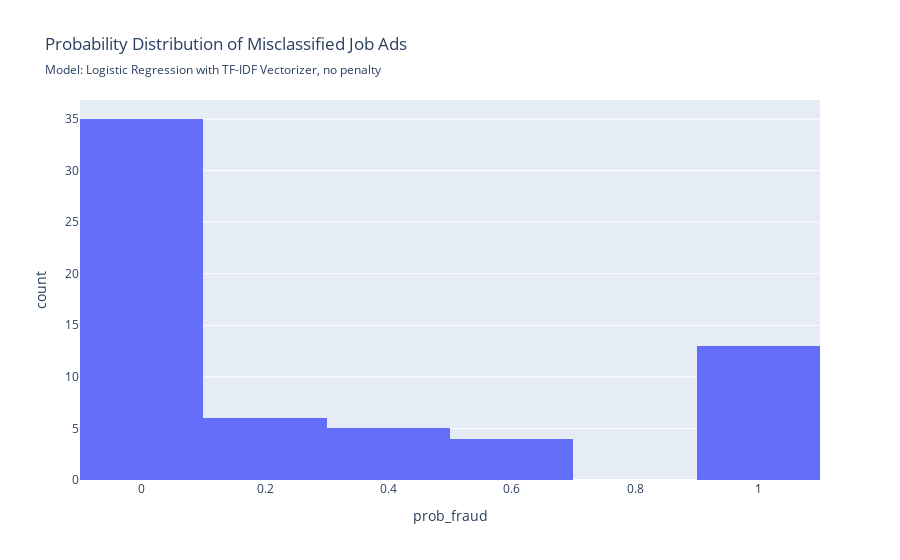

Notebook code for this chart:
### Code cell
evaluate_model(model_log_tfidf, X_test, y_test, fig_subtitle= 'Model: Logistic Regression with TF-IDF Vectorizer, no penalty', short_name='log_tfidf')

### Figure 1 — Plotly figure (JSON) as saved in the notebook; plotly's stock layout.template omitted (floating-point values rounded to 4 significant figures)
{"data": [{"bingroup": "x", "hovertemplate": "prob_fraud=%{x}<br>count=%{y}<extra></extra>", "legendgroup": "", "marker": {"color": "#636efa", "pattern": {"shape": ""}}, "name": "", "orientation": "v", "showlegend": false, "type": "histogram", "x": [0.9564, 2.777e-05, 0.5354, 0.4601, 0.006044, 0.03848, 0.3428, 0.9471, 0.6731, 0.9999, 0.508, 6.045e-05, 3.685e-05, 0.1914, 0.3, 0.0009797, 0.06765, 1.0, 0.1036, 1.0, 0.03879, 0.009867, 1.0, 0.06651, 0.001753, 0.9394, 0.01187, 0.02597, 0.0001674, 0.03432, 0.008686, 0.9344, 0.993, 0.9958, 4.303e-05, 0.3714, 0.0001137, 0.00424, 0.6753, 1.221e-06, 0.0008842, 0.9995, 1.0, 0.002917, 0.0005873, 1.235e-05, 0.9464, 3.634e-09, 0.1004, 0.1293, 2.166e-05, 5.931e-06, 0.0001738, 0.00023, 0.000117, 0.09996, 0.01642, 0.4709, 0.3413, 1.808e-07, 0.01066, 0.1444, 0.000122], "xaxis": "x", "yaxis": "y"}], "layout": {"barmode": "relative", "legend": {"tracegroupgap": 0}, "title": {"subtitle": {"text": "Model: Logistic Regression with TF-IDF Vectorizer, no penalty"}, "text": "Probability Distribution of Misclassified Job Ads"}, "xaxis": {"anchor": "y", "domain": [0, 1], "title": {"text": "prob_fraud"}}, "yaxis": {"anchor": "x", "domain": [0, 1], "title": {"text": "count"}}}}
